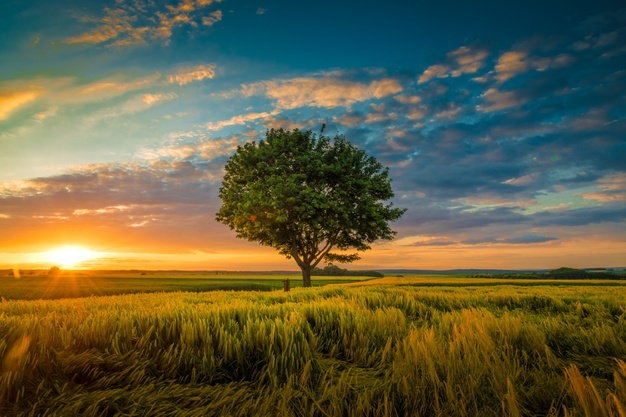
%> input picture img1.bmp, 626 x 417 px, given in place of img1.jpg, which was not available
$ octave p15.m   (GNU Octave 9; MATLAB toolbox functions it lacks are replaced by stand-ins)
%> lines starting %> are read from the running program, lines starting %| are printed output that depends on the picture; pictures that were not available may be replaced by others from this repository, and a replacement may not be noted
% Learning SOBEL operator for derivative of image
% Learning Gradient

close all
clear all
clc

pkg load image

a=double(rgb2gray(imread('img1.jpg')));
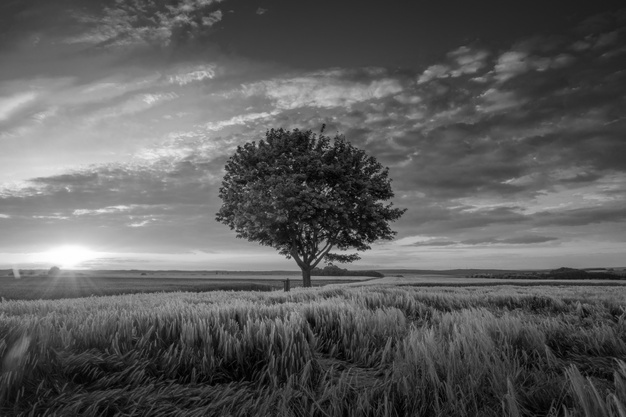
%> a: size 417x626 double; min 0, max 255, mean 92.4
figure
imshow(uint8(a));
title('Original Image','fontsize',20)

[r c]=size(a);
%> r = 417; c = 626

% Filters
filter1=[-1 0 1; ...
         -2 0 2; ...
         -1 0 1;];

filter2=[ 1  2  1; ...
          0  0  0; ...
         -1 -2 -1;];


bx=imfilter(a,filter1);
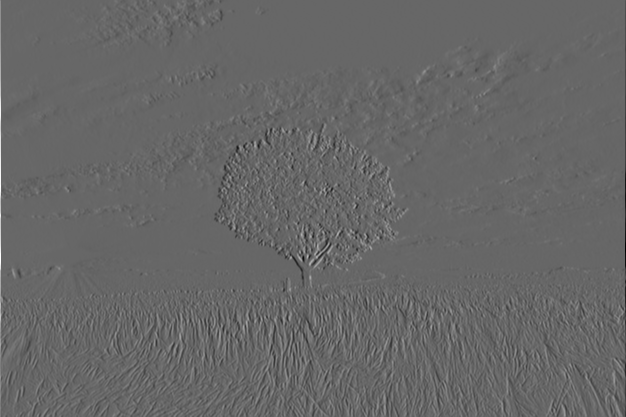
%> bx: size 417x626 double; min -599, max 881, mean -0.3; drawn with min black and max white
figure
imshow(bx,[]);
title('SOBEL (x direction)','fontsize',20);

by=imfilter(a,filter2);
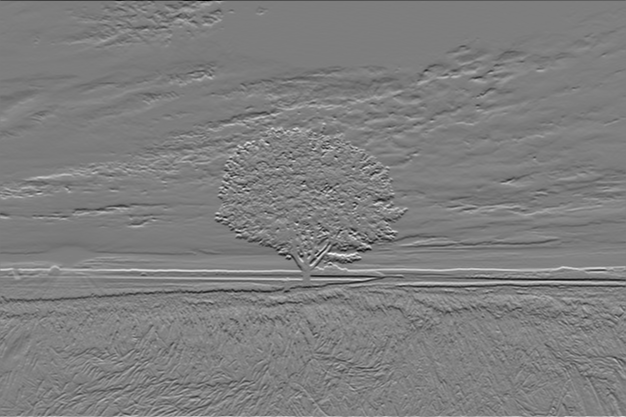
%> by: size 417x626 double; min -501, max 505, mean 0.1; drawn with min black and max white
figure
imshow(by,[]);
title('SOBEL (y direction)','fontsize',20);

Grad_mag=(bx.^2+by.^2).^(1/2);
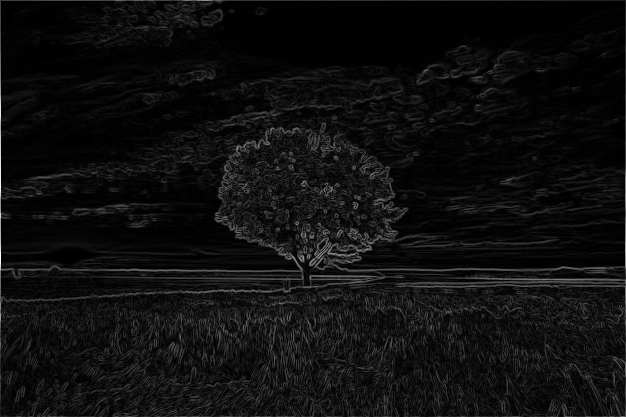
%> Grad_mag: size 417x626 double; min 0, max 881.1, mean 52.9; drawn with min black and max white
figure
imshow(Grad_mag,[]);
title('GRADIENT MAGNITUDE','fontsize',20);

$ run again, with build.bmp copied over img1.bmp
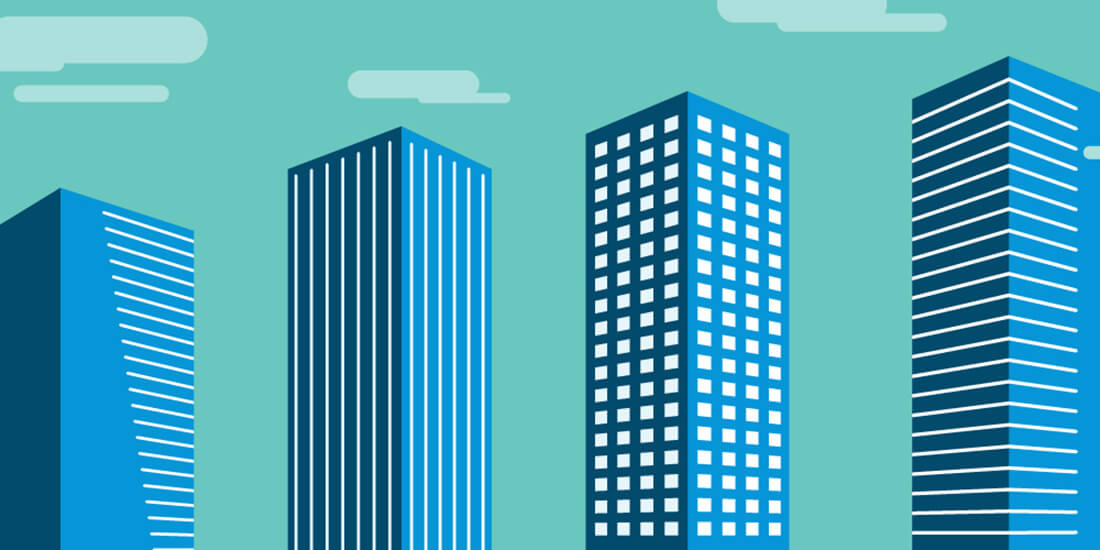
%> input picture build.bmp, 1100 x 550 px, given in place of img1.jpg, which was not available
%> `by=imfilter(a,filter2);`:
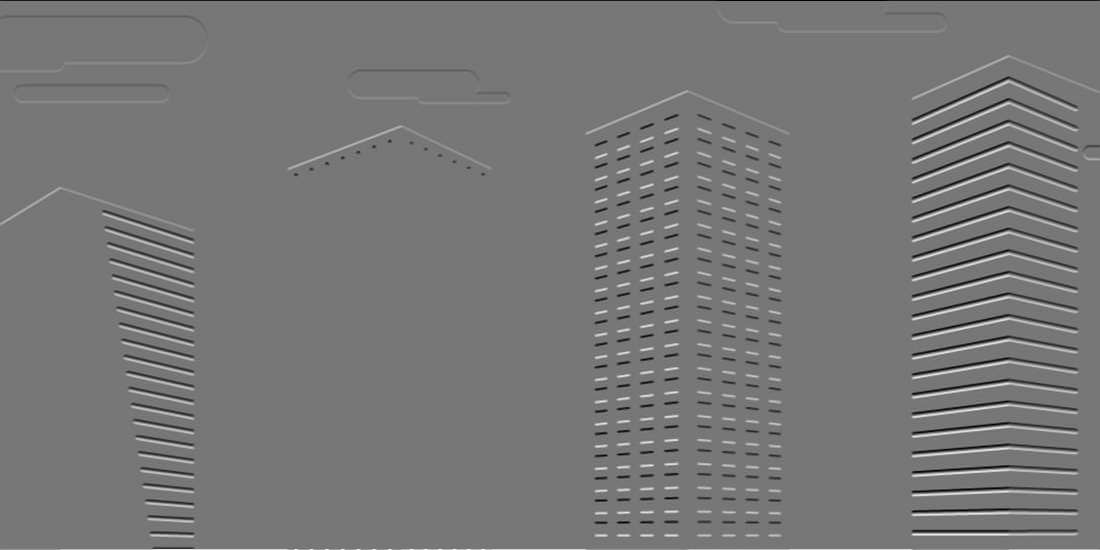
%> by: size 550x1100 double; min -836, max 954, mean 0.4; drawn with min black and max white
%> `Grad_mag=(bx.^2+by.^2).^(1/2);`:
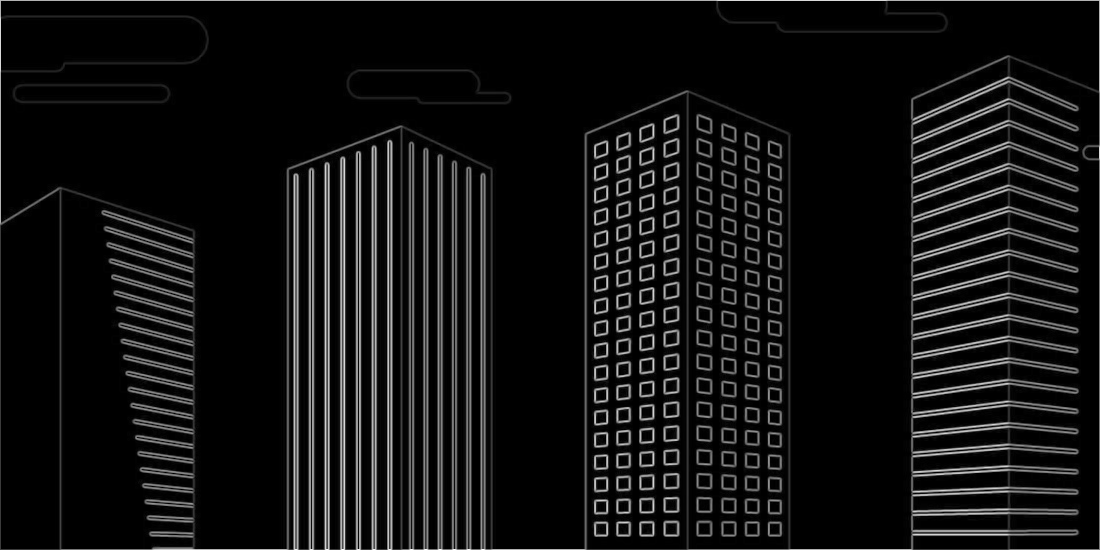
%> Grad_mag: size 550x1100 double; min 0, max 970.8, mean 71.6; drawn with min black and max white
